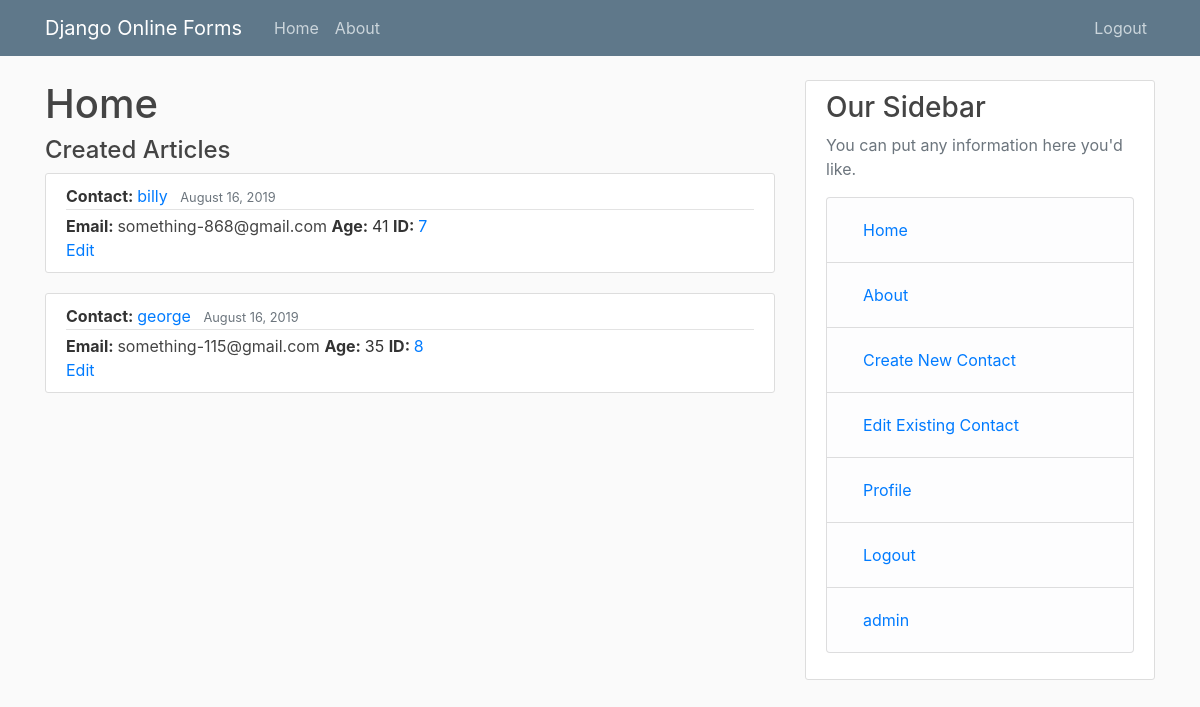
Screenshot of / (signed in) with the database file from the repository.
### mainapp/models.py (models this page shows)
class Contacts(models.Model):
    user = models.ForeignKey(User, on_delete=models.CASCADE)
    name = models.CharField(max_length = 100)
    email = models.CharField(max_length = 100, default='something-{}@gmail.com'.format(rand()))
    age = models.IntegerField(default = random.randint(a=22, b=45))
    date_created = models.DateTimeField(auto_now_add=True)
    class Meta:
        verbose_name_plural = "Contacts"

### mainapp/views.py (the view)
# urls.py: path('', views.home, name = 'home'),
def home(request):
    context = {'title': 'Home'}
    if request.method == "GET" and request.user.is_authenticated:
        context['contacts'] = Contacts.objects.filter(user_id = request.user.id)
        return render(request, 'mainapp/home.html', context)
    return render(request, 'mainapp/home.html', context)

### mainapp/templates/mainapp/home.html
{% extends "mainapp/base.html" %}
{% block content %}
    <h1>{{ title }}</h1>
    {% if user.is_authenticated %}
        <h4>Created Articles</h4>
    {% else %}
        <h4>No Information</h4>
    {% endif %}
    {% for post in contacts %}
    <article class="media content-section">
        <div class="media-body">
            <div class="article-metadata">
            <b>Contact: </b>  <a class="mr-2" href="#">{{ post.name }}</a>
            <small class="text-muted">{{ post.date_created | date:"F d, Y" }}</small>
            </div>
            <b>Email: </b>  <a class="article-title" href="#">{{ post.email }}</a>
            <b>Age: </b>  <a class="article-content">{{ post.age }}</a>
            <b>ID: </b>  <a class="article-content" href="{{ post.id }}/detailedview">{{ post.id }}</a>
            <br>
            <a class="article-content" href="{{ post.id }}/editview">Edit</a>
        </div>
    </article>
    {% endfor %}
{% endblock content %}

### mainapp/static/mainapp/main.css (style rules this page uses)
body { background: #fafafa; color: #333333; margin-top: 5rem; }
h1, h2, h3, h4, h5, h6 { color: #444444; }
.content-section { background: #ffffff; padding: 10px 20px; border: 1px solid #dddddd; border-radius: 3px; margin-bottom: 20px; }
.article-title { color: #444444; }
.article-content { white-space: pre-line; }
.article-metadata { padding-bottom: 1px; margin-bottom: 4px; border-bottom: 1px solid #e3e3e3 }

### rows the page displays
Contacts: name "billy", date_created "August 16, 2019", email "something-868@gmail.com", age "41", id "7"
Contacts: name "george", date_created "August 16, 2019", email "something-115@gmail.com", age "35", id "8"

### other values shown
{{ title }} "Home"
